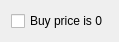
<?xml version="1.0" encoding="UTF-8"?>
<ui version="4.0">
 <class>DialogAdvancedWarehouseFilter</class>
 <widget class="QDialog" name="DialogAdvancedWarehouseFilter">
  <property name="geometry">
   <rect>
    <x>0</x>
    <y>0</y>
    <width>107</width>
    <height>29</height>
   </rect>
  </property>
  <property name="windowTitle">
   <string>Advanced filters</string>
  </property>
  <layout class="QGridLayout" name="gridLayout">
   <item row="0" column="0">
    <widget class="QCheckBox" name="checkBox">
     <property name="text">
      <string>Buy price is 0</string>
     </property>
    </widget>
   </item>
  </layout>
 </widget>
 <resources/>
 <connections/>
</ui>
